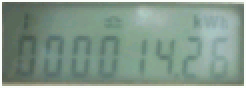
#> input picture ml/notebook/data3/Img_10_473386144.bmp, 123 x 44 px (shown 2 times larger)
$ jupyter execute --allow-errors draw_digit_with_perpective_transform_crop_save_image_colored3.ipynb
#> lines starting #> are read from the running program, lines starting #| are printed output that depends on the picture; after the words box and inside, x2 and y2 are one past the last pixel; in counts of white or black regions, pixels touching at a corner belong together
[cell 1]
# directory = data3

[cell 2]
import cv2
import matplotlib.pyplot as plt
import numpy as np

[cell 3]
image = cv2.imread('data3/Img_10_473386144.bmp')
#> image is the input picture: shape (44, 123, 3); mean B, G, R 139.3, 152.2, 130.4

[cell 4]
x1 = 87
y1 = 87
x2 = 210
y2 = 87
x3 = 87
y3 = 127
x4 = 210
y4 = 127
x = 15
y = 40
w = 20
h = 50
rect_w = 121
rect_h = 40
image = cv2.circle(image, (x1,y1), radius=1, color=(0, 0, 255), thickness=-1)
image = cv2.circle(image, (x2,y2), radius=1, color=(0, 0, 255), thickness=-1)
image = cv2.circle(image, (x3,y3), radius=1, color=(0, 0, 255), thickness=-1)
image = cv2.circle(image, (x4,y4), radius=1, color=(0, 0, 255), thickness=-1)
image = cv2.rectangle(image, (x1,y1),(x1+rect_w,y1+rect_h),(0,255,0), 1)
plt.imshow(image)
plt.show()

[cell 5]
image_transform = cv2.imread("data3/Img_10_473386144.bmp")
digits = 3

for digit in range(digits):
    if digit >= 0:
        initial_x = 47
        x = initial_x + digit*15
        y = 15
        w = 15
        h = 25
        print(f"digit:{digit},x:{x},y:{y},w:{w},h:{h}")
        cropped = cv2.rectangle(image_transform,(x,y),(x+w,y+h),(0,255,0),1)
        plt.imshow(cropped)
        plt.show()
#> this loop made 3 passes
#> pass 2, `cropped = cv2.rectangle(image_transform,(x,y),(x+w,y+h),(0,255,0),1)`:
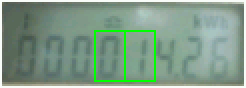
#> cropped: shape (44, 123, 3) (shown 2 times larger); mean B, G, R 135.9, 154.7, 127.3
#> pass 3, `cropped = cv2.rectangle(image_transform,(x,y),(x+w,y+h),(0,255,0),1)`:
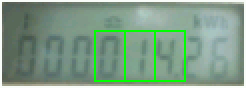
#> cropped: shape (44, 123, 3) (shown 2 times larger); 1% of pixels changed, all inside (x1, y1, x2, y2) = (78, 15, 93, 41)

[cell 6]
image_transform.shape
#> Out = (44, 123, 3)

## Account  for decimal point

[cell 7]
image_transform = cv2.imread("data3/Img_10_473386144.bmp")
plt.imshow(image_transform)
plt.show()

x_dp = 87
y_dp = 15
w_dp = 5
h_dp = 25
decimal_point = cv2.rectangle(image_transform,(x_dp,y_dp),(x_dp+w_dp,y_dp+h_dp),(0,255,0),1)
plt.imshow(decimal_point)
plt.show()

[cell 8]
image_transform = cv2.imread("data3/Img_10_473386144.bmp")
digits = 2

for digit in range(digits):
    if digit >= 0:
        initial_x = 47
        x = initial_x + digit*15
        y = 15
        w = 15
        h = 25
        print(digit)
        cropped = cv2.rectangle(image_transform,(x,y),(x+w,y+h),(0,255,0),1)
        plt.imshow(cropped)
        plt.show()

## Combine before and after the decimal point

[cell 9]
image_transform = cv2.imread("data3/Img_10_473386144.bmp")
digits = 2

for digit in range(digits):
    if digit >= 0:
        initial_x = 89
        x = initial_x + digit*15
        y = 15
        w = 15
        h = 25
        print(f"digit:{digit},x:{x},y:{y},w:{w},h:{h}")
        cropped = cv2.rectangle(image_transform,(x,y),(x+w,y+h),(0,255,0),1)
        plt.imshow(cropped)
        plt.show()
#> this loop made 2 passes
#> pass 2, `cropped = cv2.rectangle(image_transform,(x,y),(x+w,y+h),(0,255,0),1)`:
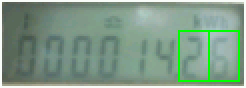
#> cropped: shape (44, 123, 3) (shown 2 times larger); mean B, G, R 135.6, 154.5, 127

[cell 10]
image_transform = cv2.imread("data3/Img_10_473386144.bmp")
digits_before = 4
digit_after = 2

# Before dp
for digit in range(digits_before):
    if digit >= 0:
        if digit == 3 or digit ==4:
            continue
        initial_x = 47
        x = initial_x + digit*15
        y = 15
        w = 15
        h = 25
        print(digit)
        cropped = cv2.rectangle(image_transform,(x,y),(x+w,y+h),(0,255,0),1)
        plt.imshow(cropped)
        plt.show()

# After dp
for digit in range(digit_after):
    if digit >= 0:
        initial_x = 89
        x = initial_x + digit*15
        y = 15
        w = 15
        h = 25
        print(digit)
        cropped = cv2.rectangle(image_transform,(x,y),(x+w,y+h),(0,255,0),1)
        plt.imshow(cropped)
        plt.show()
#> this loop made 2 passes
#> pass 2, `cropped = cv2.rectangle(image_transform,(x,y),(x+w,y+h),(0,255,0),1)`:
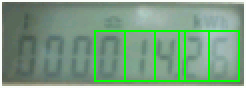
#> cropped: shape (44, 123, 3) (shown 2 times larger); mean B, G, R 131.1, 157.9, 122.8

## Crop and Save images

[cell 11]
import os
import uuid

[cell 12]
path = "data3/"

#> (a cell that did not finish here is left out)

[cell 14]
digits_before = 4
digit_after = 2

for file in os.listdir(path):
    image_transform = cv2.imread("data3/" +file)
    print(image_transform)
#> (printed output is left out)

    # Before dp
    for digit in range(digits_before):
        if digit >= 0:
            if digit == 3 or digit ==4:
                continue
            initial_x = 46
            x = initial_x + digit*15
            y = 15
            w = 15
            h = 25
            gen = str(uuid.uuid4())
            print(digit)
            cropped = image_transform
            cropped = cropped[y:y+h, x:x+w]
            cv2.imwrite(f'finished_colored3/{digit}_{gen}.bmp',cropped)
            plt.imshow(cropped)
            plt.show()
#> this loop made 4 passes
#> pass 1, `plt.show()`:
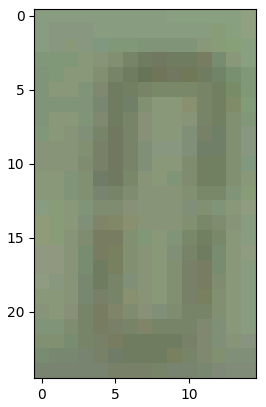
#> figure drawn by matplotlib, 1 panel
#> pass 2, `plt.show()`:
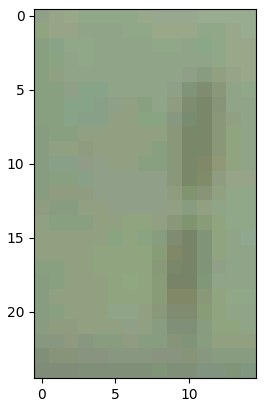
#> figure drawn by matplotlib, 1 panel

    # After dp
    for digit in range(digit_after):
        if digit >= 0:
            initial_x = 89
            x = initial_x + digit*15
            y = 15
            w = 15
            h = 25
            gen = str(uuid.uuid4())
            print(digit)
            cropped = image_transform
            cropped = cropped[y:y+h, x:x+w]
            cv2.imwrite(f'finished_colored3/{digit}_{gen}.bmp',cropped)
            plt.imshow(cropped)
            plt.show()
#> this loop made 2 passes
#> pass 1, `plt.show()`:
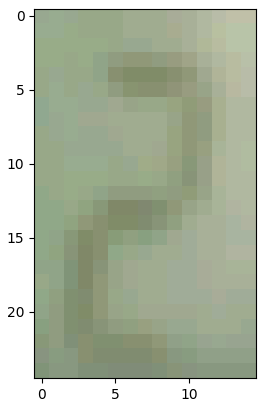
#> figure drawn by matplotlib, 1 panel
#> pass 2, `plt.show()`:
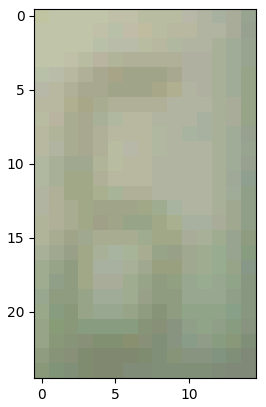
#> figure drawn by matplotlib, 1 panel
#> pass 2 of the loop `for file in os.listdir(path):`:
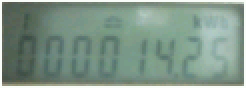
#> input picture ml/notebook/data3/Img_14_473386379.bmp, 123 x 44 px (shown 2 times larger)
#> image_transform is the input picture: shape (44, 123, 3); mean B, G, R 135.8, 148.9, 126.3
#> (printed output is left out)
#> the loop `for digit in range(digit_after):` made 2 passes
#> pass 1, `plt.show()`:
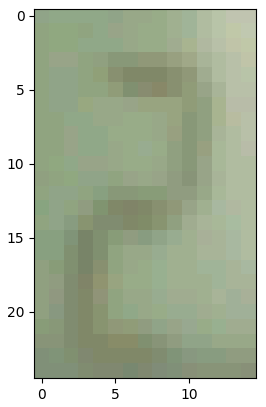
#> figure drawn by matplotlib, 1 panel
#> pass 2, `plt.show()`:
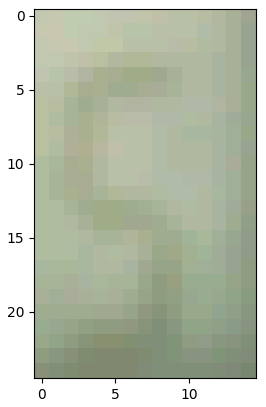
#> figure drawn by matplotlib, 1 panel
#> pass 3 of the loop `for file in os.listdir(path):`:
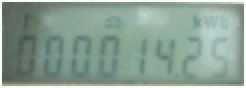
#> input picture ml/notebook/data3/Img_15_473386437.bmp, 123 x 44 px (shown 2 times larger)
#> image_transform is the input picture: shape (44, 123, 3); mean B, G, R 147.7, 160.3, 137.2
#> (printed output is left out)
#> the loop `for digit in range(digit_after):` made 2 passes
#> pass 1, `plt.show()`:
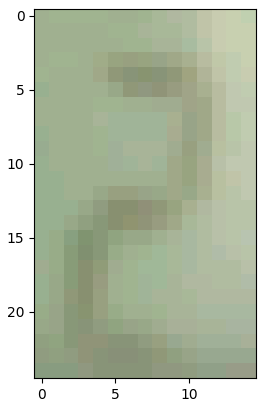
#> figure drawn by matplotlib, 1 panel
#> pass 2, `plt.show()`:
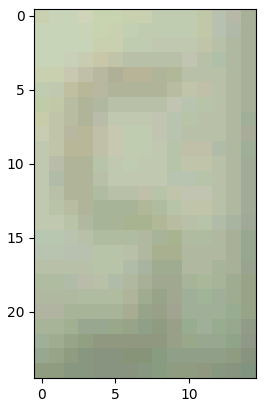
#> figure drawn by matplotlib, 1 panel
